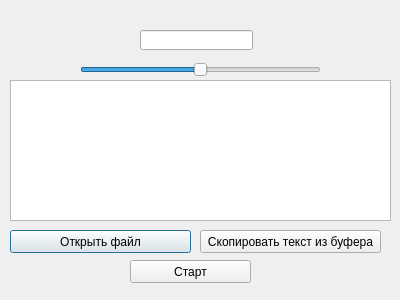
<?xml version="1.0" encoding="UTF-8"?>
<ui version="4.0">
 <class>Dialog</class>
 <widget class="QDialog" name="Dialog">
  <property name="geometry">
   <rect>
    <x>0</x>
    <y>0</y>
    <width>400</width>
    <height>300</height>
   </rect>
  </property>
  <property name="windowTitle">
   <string>Dialog</string>
  </property>
  <widget class="QLineEdit" name="line_SpeedLine">
   <property name="geometry">
    <rect>
     <x>140</x>
     <y>30</y>
     <width>113</width>
     <height>20</height>
    </rect>
   </property>
   <property name="cursor">
    <cursorShape>ForbiddenCursor</cursorShape>
   </property>
  </widget>
  <widget class="QPushButton" name="btn_OpenFile">
   <property name="geometry">
    <rect>
     <x>10</x>
     <y>230</y>
     <width>181</width>
     <height>23</height>
    </rect>
   </property>
   <property name="text">
    <string>Открыть файл</string>
   </property>
  </widget>
  <widget class="QPushButton" name="btn_CopyClip">
   <property name="geometry">
    <rect>
     <x>200</x>
     <y>230</y>
     <width>181</width>
     <height>23</height>
    </rect>
   </property>
   <property name="text">
    <string>Скопировать текст из буфера</string>
   </property>
  </widget>
  <widget class="QPushButton" name="btn_Start">
   <property name="geometry">
    <rect>
     <x>130</x>
     <y>260</y>
     <width>121</width>
     <height>23</height>
    </rect>
   </property>
   <property name="text">
    <string>Старт</string>
   </property>
  </widget>
  <widget class="QSlider" name="slider_speed">
   <property name="geometry">
    <rect>
     <x>80</x>
     <y>60</y>
     <width>241</width>
     <height>20</height>
    </rect>
   </property>
   <property name="minimum">
    <number>1</number>
   </property>
   <property name="value">
    <number>50</number>
   </property>
   <property name="orientation">
    <enum>Qt::Horizontal</enum>
   </property>
  </widget>
  <widget class="QTextEdit" name="textEdit_MainText">
   <property name="geometry">
    <rect>
     <x>10</x>
     <y>80</y>
     <width>381</width>
     <height>141</height>
    </rect>
   </property>
  </widget>
 </widget>
 <resources/>
 <connections/>
</ui>
